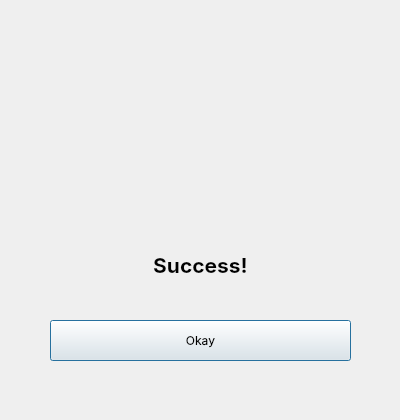
<?xml version="1.0" encoding="UTF-8"?>
<ui version="4.0">
 <class>Dialog</class>
 <widget class="QDialog" name="Dialog">
  <property name="geometry">
   <rect>
    <x>0</x>
    <y>0</y>
    <width>400</width>
    <height>420</height>
   </rect>
  </property>
  <property name="windowTitle">
   <string>Dialog</string>
  </property>
  <widget class="QLabel" name="label">
   <property name="geometry">
    <rect>
     <x>100</x>
     <y>40</y>
     <width>200</width>
     <height>200</height>
    </rect>
   </property>
   <property name="text">
    <string/>
   </property>
   <property name="pixmap">
    <pixmap>check.png</pixmap>
   </property>
   <property name="scaledContents">
    <bool>true</bool>
   </property>
  </widget>
  <widget class="QLabel" name="label_2">
   <property name="geometry">
    <rect>
     <x>0</x>
     <y>230</y>
     <width>401</width>
     <height>71</height>
    </rect>
   </property>
   <property name="font">
    <font>
     <family>SF Pro Display</family>
     <pointsize>16</pointsize>
     <weight>75</weight>
     <bold>true</bold>
    </font>
   </property>
   <property name="text">
    <string>&lt;html&gt;&lt;head/&gt;&lt;body&gt;&lt;p align=&quot;center&quot;&gt;Success!&lt;/p&gt;&lt;/body&gt;&lt;/html&gt;</string>
   </property>
  </widget>
  <widget class="QPushButton" name="pushButton">
   <property name="geometry">
    <rect>
     <x>50</x>
     <y>320</y>
     <width>301</width>
     <height>41</height>
    </rect>
   </property>
   <property name="font">
    <font>
     <family>SF Pro Display</family>
     <pointsize>9</pointsize>
     <weight>50</weight>
     <bold>false</bold>
    </font>
   </property>
   <property name="text">
    <string>Okay</string>
   </property>
   <property name="default">
    <bool>false</bool>
   </property>
   <property name="flat">
    <bool>false</bool>
   </property>
  </widget>
 </widget>
 <resources/>
 <connections/>
</ui>
